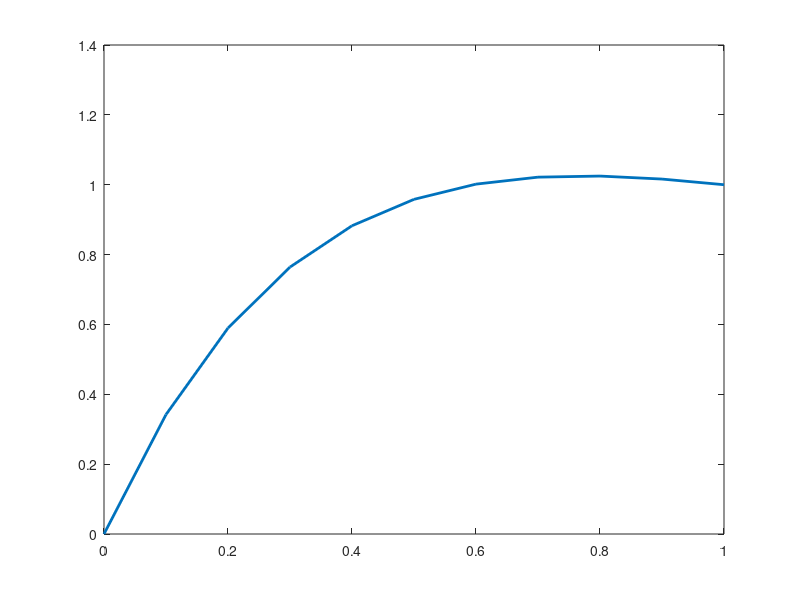

The MATLAB script that drew this image:
% y''+py''+qy=r(x)
p=3;q=2;a=0;b=1;n=10;
ya=0;yb=1;
%------------------
h=(b-a)/n;
A=[];b1=b;
A(1,1)=2*h.^2-2;
A(1,2)=1+3*h/2;
b(1)=(a+h)*h.^2-(1-3*h/2)*ya;
for i=2:(n-2)
        A(i,i-1)=1-3*h/2;
        A(i,i)=2*h*h-2;
        A(i,i+1)=1+3*h/2;
        b(i)=h.^2*(i*h);
end%i
A(n-1,n-2)=1-3*h/2;A(n-1,n-1)=2*h.^2-2;b(n-1)=(a+(n-1)*h)*h.^2-(1+3*h/2)*yb;
[A b']
cc=A\b';cc=[ya cc' yb];
t=a:h:b1;
plot(t,cc,'LineWidth', 2);  % Cambia el 2 por el grosor que desees

